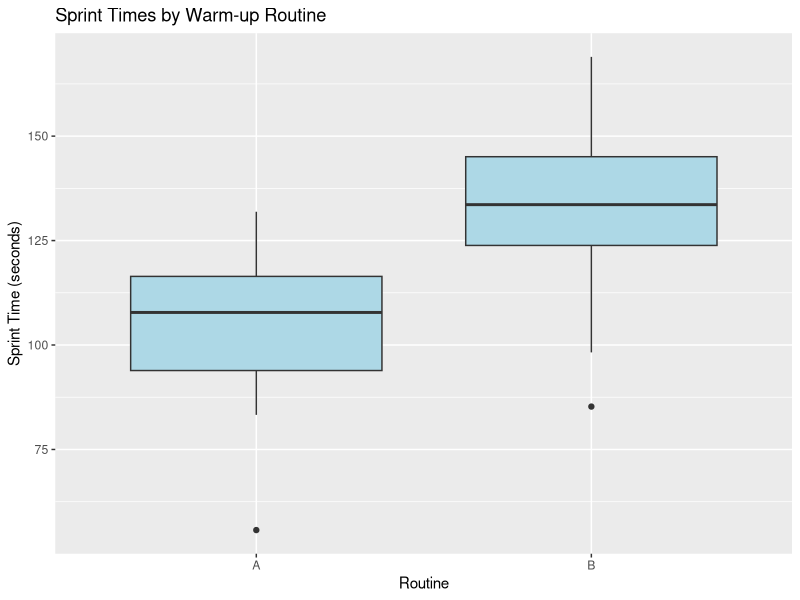
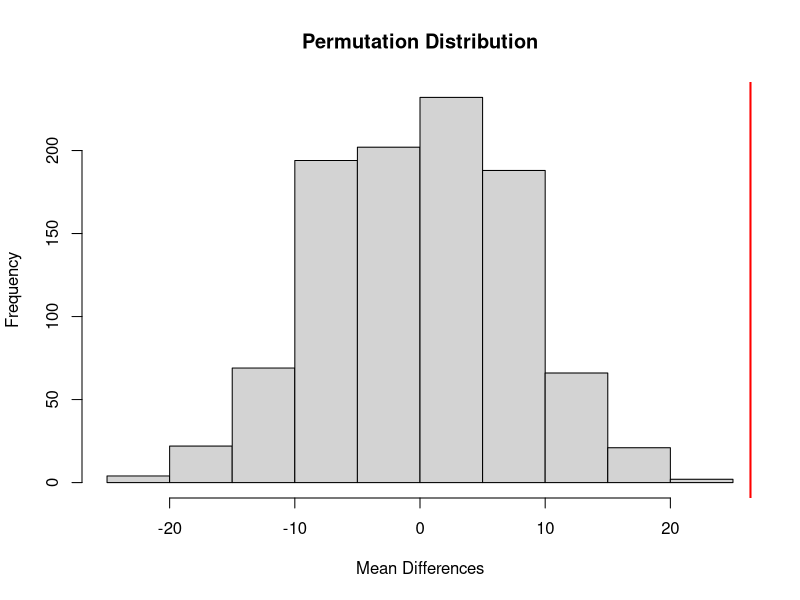
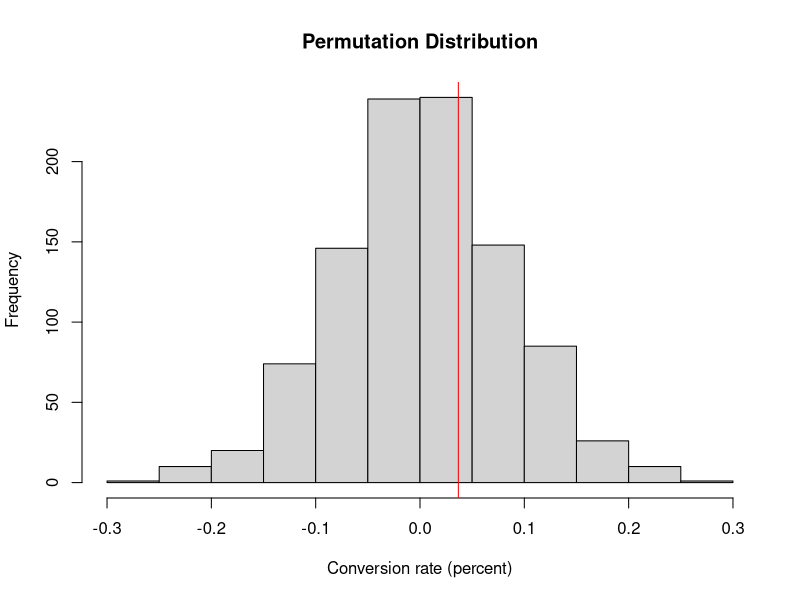

The R source for these figures, in order:
## ---- chunk 1
knitr::opts_chunk$set(echo = TRUE)
library(tidyverse)
## ---- chunk 2
set.seed(123)
ball <- rep(c("A", "B"), each = 30)
distance <- c(rnorm(30, mean = 30, sd = 2), rnorm(30, mean = 31, sd = 1.5))
soccer_data <- data.frame(ball, distance)
head(soccer_data)
## ---- chunk 3
set.seed(1)
session_times <- data.frame(
  Routine = rep(c("A", "B"), c(21, 15)),
  Time = c(rnorm(21, mean=100, sd=20), rnorm(15, mean=135, sd=25))
)

# Observed difference
mean_diff <- with(session_times, mean(Time[Routine == "B"]) - mean(Time[Routine == "A"]))

# Create a boxplot of sprint times by warm-up routine
library(ggplot2)
ggplot(session_times, aes(x=Routine, y=Time)) +
  geom_boxplot(fill="lightblue") +
  labs(title = "Sprint Times by Warm-up Routine", x = "Routine", y = "Sprint Time (seconds)")

# Permutation function
perm_fun <- function(x, nA, nB) {
  n <- nA + nB
  idx_b <- sample(1:n, nB)
  idx_a <- setdiff(1:n, idx_b)
  mean(x[idx_b]) - mean(x[idx_a])
}

# Run permutation test
perm_diffs <- replicate(1000, perm_fun(session_times$Time, 21, 15))

# Plot
hist(perm_diffs, main="Permutation Distribution", xlab="Mean Differences")
abline(v=mean_diff, col="red", lwd=2)
## ---- chunk 4
perm_fun <- function(x, nA, nB) {
  n <- nA + nB
  idx_b <- sample(1:n, nB)
  idx_a <- setdiff(1:n, idx_b)
  mean(x[idx_b]) - mean(x[idx_a])
}

obs_pct_diff <- 100 * (200 / 23739 - 182 / 22588)
conversion <- c(rep(0, 45945), rep(1, 382))
perm_diffs <- replicate(1000, 100 * perm_fun(conversion, 23739, 22588))

hist(perm_diffs, xlab='Conversion rate (percent)', main='Permutation Distribution')
abline(v=obs_pct_diff, col='red')
## ---- chunk 5
prop.test(x=c(200, 182), n=c(23739, 22588), alternative='greater')
